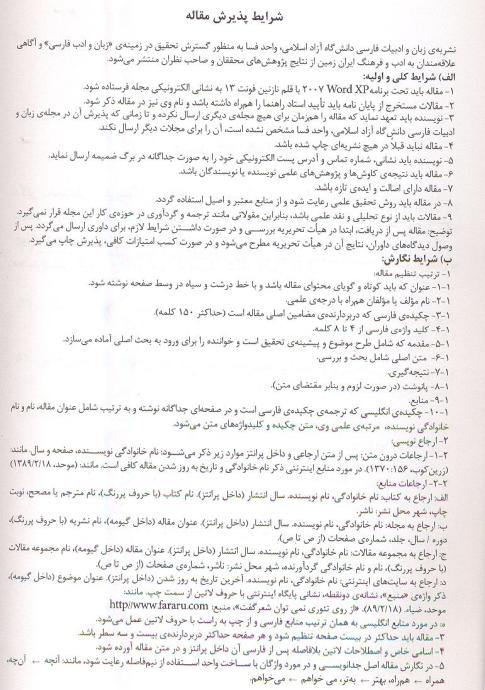
#> input picture data/sample_farsi.jpeg, 485 x 690 px
$ python -i preprocess.py   (imports and definitions only)
#> lines starting #> are read from the running program, lines starting #| are printed output that depends on the picture
import os
import re

import cv2
import numpy as np
import pytesseract
from PIL import Image


def process_image(img_path):
    temp_filename = resize_image(img_path)
    img = remove_noise_and_smooth(temp_filename)
    # img = fix_rotation(img)
    # img = remove_lines(img)

    return img


def resize_image(img_path):
#> called with img_path = '../data/sample_farsi.jpeg'
    try:
        img = Image.open(img_path)
#> img is the input picture: PIL image 485x690 RGB; mean R, G, B 239.4, 237.7, 237.5
        length_x, width_y = img.size
#> length_x = 485; width_y = 690
        factor = max(1, int(1800 / length_x))  # 1800 for tesserect
#> factor = 3
        size = factor * length_x, factor * width_y
#> size = (1455, 2070)
        im_resized = img.resize(size, Image.Resampling.LANCZOS)
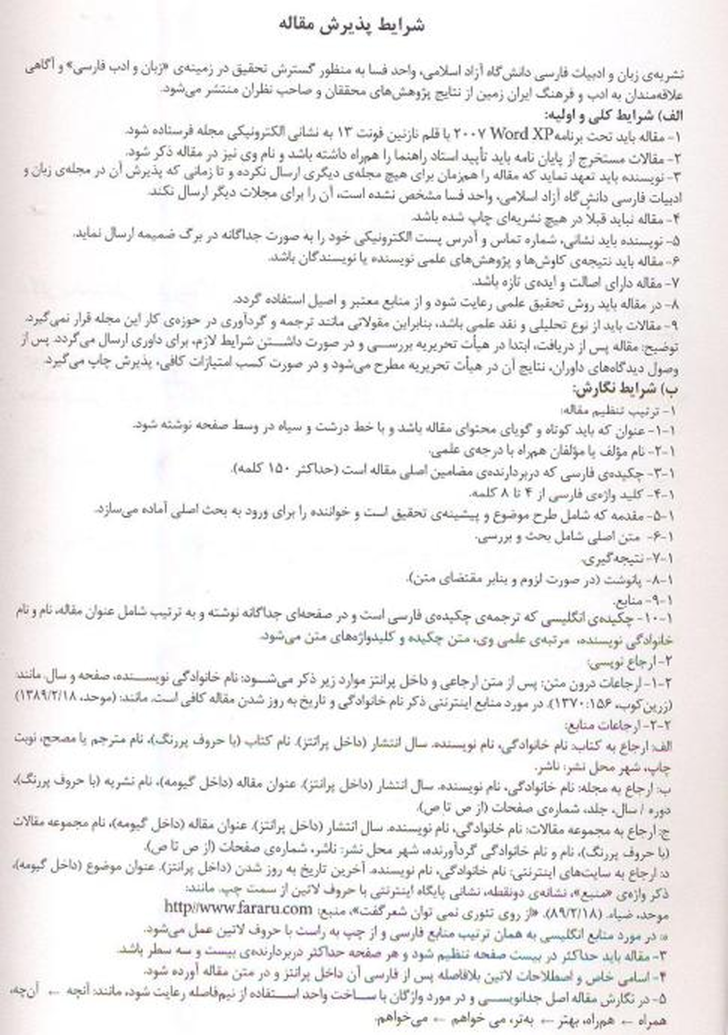
#> im_resized: PIL image 1455x2070 RGB (shown at 1/2 size); mean R, G, B 239.2, 237.5, 237.3

        import tempfile
        temp_file = tempfile.NamedTemporaryFile(delete=False, suffix=".TIFF")
        temp_filename = temp_file.name
        im_resized.save(temp_filename, dpi=(300, 300))  # best for OCR

        return temp_filename
    except IOError:
        print("Error while reading the file.")


def remove_noise_and_smooth(img_path):
    try:
        img = cv2.imread(img_path)
#> img: shape (2070, 1455, 3)
        img = cv2.cvtColor(img, cv2.COLOR_BGR2GRAY)
#> img: shape (2070, 1455)

        # [7 lines of commented-out code are left out]

        kernel = np.ones((1, 1), np.uint8)
        opening = cv2.morphologyEx(img, cv2.MORPH_OPEN, kernel)
        closing = cv2.morphologyEx(opening, cv2.MORPH_CLOSE, kernel)
        img = cv2.bitwise_or(img, closing)
        show_wait_destroy('bitwise_or', img)

        # img = apply_threshold(img, 1)
        # show_wait_destroy('threshold', img)
        # img = smooth_image(img)

        return img
    except IOError:
        print("Error while reading the file.")


# [77 lines left out: functions apply_threshold, smooth_image, fix_rotation, remove_lines, not called in this run]


def show_wait_destroy(winname, img, active=False):
    if active:
        cv2.imshow(winname, cv2.resize(img, (960, 540)))
        cv2.moveWindow(winname, 500, 0)
        cv2.waitKey(0)
        cv2.destroyWindow(winname)


# [7 lines left out: function save_image, not called in this run]

>>> result = process_image('../data/sample_farsi.jpeg')
